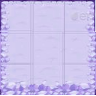

Below is a game level as drawn by its tile map, then a one-line description and the .tmx file that defines it, in full:
An orthogonal 3x3 tile map with 32x32 px tiles, 1 tile layer (Tile Layer 1).

<map version="1.10" tiledversion="1.11.2" orientation="orthogonal" renderorder="right-down" width="3" height="3" tilewidth="32" tileheight="32" infinite="0" nextlayerid="2" nextobjectid="1">
 <tileset firstgid="1" source="mappurple.tsx" />
 <layer id="1" name="Tile Layer 1" width="3" height="3">
  <data encoding="csv">
1,2,3,
4,5,6,
7,8,9
</data>
 </layer>
</map>